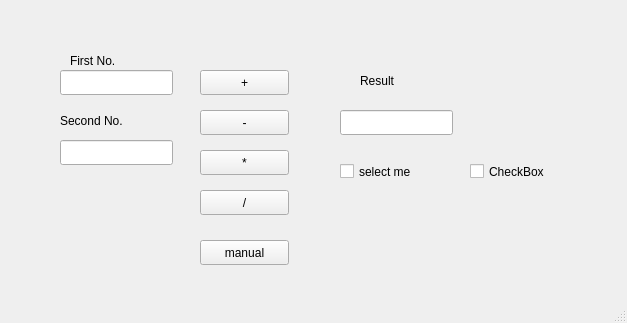
<?xml version="1.0" encoding="UTF-8"?>
<ui version="4.0">
 <class>MainWindow</class>
 <widget class="QMainWindow" name="MainWindow">
  <property name="geometry">
   <rect>
    <x>0</x>
    <y>0</y>
    <width>627</width>
    <height>323</height>
   </rect>
  </property>
  <property name="windowTitle">
   <string>MainWindow</string>
  </property>
  <widget class="QWidget" name="centralwidget">
   <widget class="QLabel" name="label">
    <property name="geometry">
     <rect>
      <x>70</x>
      <y>50</y>
      <width>81</width>
      <height>21</height>
     </rect>
    </property>
    <property name="text">
     <string>First No.</string>
    </property>
   </widget>
   <widget class="QLabel" name="label_2">
    <property name="geometry">
     <rect>
      <x>60</x>
      <y>110</y>
      <width>81</width>
      <height>21</height>
     </rect>
    </property>
    <property name="text">
     <string>Second No.</string>
    </property>
   </widget>
   <widget class="QLineEdit" name="txtNum1">
    <property name="geometry">
     <rect>
      <x>60</x>
      <y>70</y>
      <width>113</width>
      <height>25</height>
     </rect>
    </property>
   </widget>
   <widget class="QLineEdit" name="txtNum2">
    <property name="geometry">
     <rect>
      <x>60</x>
      <y>140</y>
      <width>113</width>
      <height>25</height>
     </rect>
    </property>
   </widget>
   <widget class="QPushButton" name="btnSum">
    <property name="geometry">
     <rect>
      <x>200</x>
      <y>70</y>
      <width>89</width>
      <height>25</height>
     </rect>
    </property>
    <property name="text">
     <string>+</string>
    </property>
   </widget>
   <widget class="QPushButton" name="btnSub">
    <property name="geometry">
     <rect>
      <x>200</x>
      <y>110</y>
      <width>89</width>
      <height>25</height>
     </rect>
    </property>
    <property name="text">
     <string>-</string>
    </property>
   </widget>
   <widget class="QPushButton" name="btnMul">
    <property name="geometry">
     <rect>
      <x>200</x>
      <y>150</y>
      <width>89</width>
      <height>25</height>
     </rect>
    </property>
    <property name="text">
     <string>*</string>
    </property>
   </widget>
   <widget class="QPushButton" name="btnDiv">
    <property name="geometry">
     <rect>
      <x>200</x>
      <y>190</y>
      <width>89</width>
      <height>25</height>
     </rect>
    </property>
    <property name="text">
     <string>/</string>
    </property>
   </widget>
   <widget class="QLabel" name="label_3">
    <property name="geometry">
     <rect>
      <x>360</x>
      <y>70</y>
      <width>81</width>
      <height>21</height>
     </rect>
    </property>
    <property name="text">
     <string>Result</string>
    </property>
   </widget>
   <widget class="QLineEdit" name="txtResult">
    <property name="geometry">
     <rect>
      <x>340</x>
      <y>110</y>
      <width>113</width>
      <height>25</height>
     </rect>
    </property>
    <property name="readOnly">
     <bool>true</bool>
    </property>
   </widget>
   <widget class="QPushButton" name="btnManual">
    <property name="geometry">
     <rect>
      <x>200</x>
      <y>240</y>
      <width>89</width>
      <height>25</height>
     </rect>
    </property>
    <property name="text">
     <string>manual</string>
    </property>
   </widget>
   <widget class="QCheckBox" name="checkBox">
    <property name="geometry">
     <rect>
      <x>340</x>
      <y>160</y>
      <width>92</width>
      <height>23</height>
     </rect>
    </property>
    <property name="text">
     <string>select me</string>
    </property>
   </widget>
   <widget class="QCheckBox" name="checkBox_2">
    <property name="geometry">
     <rect>
      <x>470</x>
      <y>160</y>
      <width>92</width>
      <height>23</height>
     </rect>
    </property>
    <property name="text">
     <string>CheckBox</string>
    </property>
   </widget>
  </widget>
  <widget class="QMenuBar" name="menubar">
   <property name="geometry">
    <rect>
     <x>0</x>
     <y>0</y>
     <width>627</width>
     <height>22</height>
    </rect>
   </property>
  </widget>
  <widget class="QStatusBar" name="statusbar"/>
 </widget>
 <resources/>
 <connections>
  <connection>
   <sender>checkBox</sender>
   <signal>clicked()</signal>
   <receiver>checkBox_2</receiver>
   <slot>toggle()</slot>
   <hints>
    <hint type="sourcelabel">
     <x>430</x>
     <y>196</y>
    </hint>
    <hint type="destinationlabel">
     <x>487</x>
     <y>193</y>
    </hint>
   </hints>
  </connection>
 </connections>
</ui>
